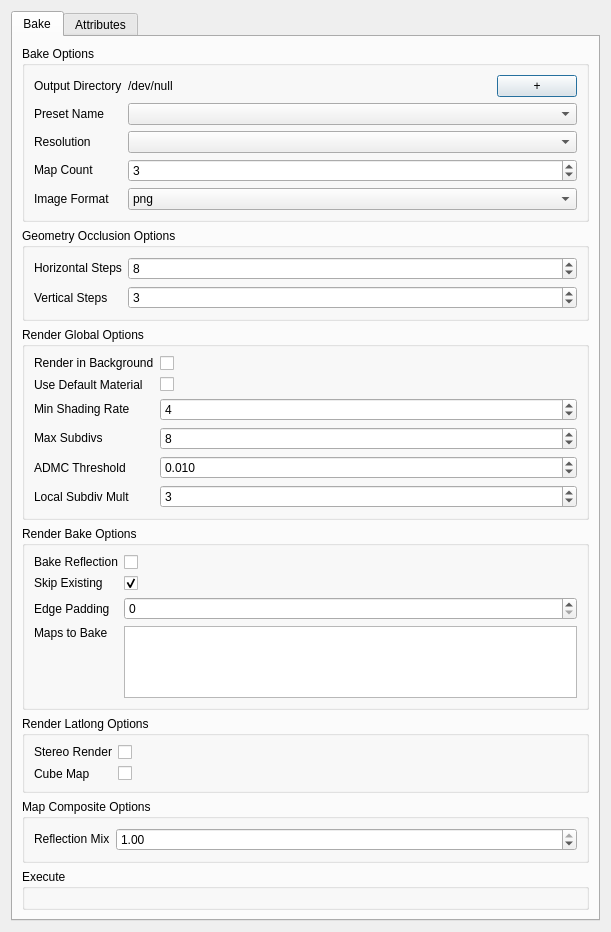
<?xml version="1.0" encoding="UTF-8"?>
<ui version="4.0">
 <class>Dialog</class>
 <widget class="QDialog" name="Dialog">
  <property name="geometry">
   <rect>
    <x>0</x>
    <y>0</y>
    <width>611</width>
    <height>887</height>
   </rect>
  </property>
  <property name="sizePolicy">
   <sizepolicy hsizetype="Expanding" vsizetype="Expanding">
    <horstretch>0</horstretch>
    <verstretch>0</verstretch>
   </sizepolicy>
  </property>
  <property name="windowTitle">
   <string>Dialog</string>
  </property>
  <layout class="QGridLayout" name="gridLayout_4">
   <item row="0" column="0">
    <layout class="QVBoxLayout" name="verticalLayout_3">
     <property name="sizeConstraint">
      <enum>QLayout::SetMinimumSize</enum>
     </property>
     <item>
      <widget class="QTabWidget" name="tab_widget">
       <property name="currentIndex">
        <number>0</number>
       </property>
       <widget class="QWidget" name="bake_tab">
        <property name="sizePolicy">
         <sizepolicy hsizetype="Expanding" vsizetype="Expanding">
          <horstretch>0</horstretch>
          <verstretch>0</verstretch>
         </sizepolicy>
        </property>
        <attribute name="title">
         <string>Bake</string>
        </attribute>
        <layout class="QGridLayout" name="gridLayout_5">
         <item row="0" column="0">
          <layout class="QVBoxLayout" name="bake_tab_layout">
           <property name="sizeConstraint">
            <enum>QLayout::SetMinimumSize</enum>
           </property>
           <item>
            <widget class="QGroupBox" name="bake_group_box">
             <property name="sizePolicy">
              <sizepolicy hsizetype="Expanding" vsizetype="Maximum">
               <horstretch>0</horstretch>
               <verstretch>0</verstretch>
              </sizepolicy>
             </property>
             <property name="minimumSize">
              <size>
               <width>0</width>
               <height>0</height>
              </size>
             </property>
             <property name="title">
              <string>Bake Options</string>
             </property>
             <layout class="QGridLayout" name="gridLayout_8">
              <item row="0" column="0">
               <layout class="QGridLayout" name="bake_grid_layout">
                <property name="sizeConstraint">
                 <enum>QLayout::SetMinimumSize</enum>
                </property>
                <item row="3" column="0">
                 <widget class="QLabel" name="bake_map_count_label">
                  <property name="sizePolicy">
                   <sizepolicy hsizetype="Fixed" vsizetype="Fixed">
                    <horstretch>0</horstretch>
                    <verstretch>0</verstretch>
                   </sizepolicy>
                  </property>
                  <property name="text">
                   <string>Map Count</string>
                  </property>
                 </widget>
                </item>
                <item row="1" column="0">
                 <widget class="QLabel" name="bake_preset_label">
                  <property name="sizePolicy">
                   <sizepolicy hsizetype="Fixed" vsizetype="Fixed">
                    <horstretch>0</horstretch>
                    <verstretch>0</verstretch>
                   </sizepolicy>
                  </property>
                  <property name="text">
                   <string>Preset Name</string>
                  </property>
                 </widget>
                </item>
                <item row="3" column="1" colspan="3">
                 <widget class="QSpinBox" name="bake_map_count_spinbox">
                  <property name="sizePolicy">
                   <sizepolicy hsizetype="Expanding" vsizetype="Fixed">
                    <horstretch>0</horstretch>
                    <verstretch>0</verstretch>
                   </sizepolicy>
                  </property>
                  <property name="value">
                   <number>3</number>
                  </property>
                 </widget>
                </item>
                <item row="2" column="0">
                 <widget class="QLabel" name="bake_resolution_label">
                  <property name="sizePolicy">
                   <sizepolicy hsizetype="Fixed" vsizetype="Fixed">
                    <horstretch>0</horstretch>
                    <verstretch>0</verstretch>
                   </sizepolicy>
                  </property>
                  <property name="text">
                   <string>Resolution</string>
                  </property>
                 </widget>
                </item>
                <item row="0" column="3">
                 <widget class="QPushButton" name="bake_output_dir_increment_button">
                  <property name="sizePolicy">
                   <sizepolicy hsizetype="Fixed" vsizetype="Fixed">
                    <horstretch>0</horstretch>
                    <verstretch>0</verstretch>
                   </sizepolicy>
                  </property>
                  <property name="text">
                   <string>+</string>
                  </property>
                 </widget>
                </item>
                <item row="0" column="0">
                 <widget class="QLabel" name="bake_output_dir_label">
                  <property name="sizePolicy">
                   <sizepolicy hsizetype="Fixed" vsizetype="Fixed">
                    <horstretch>0</horstretch>
                    <verstretch>0</verstretch>
                   </sizepolicy>
                  </property>
                  <property name="text">
                   <string>Output Directory</string>
                  </property>
                 </widget>
                </item>
                <item row="4" column="0">
                 <widget class="QLabel" name="image_format_label">
                  <property name="text">
                   <string>Image Format</string>
                  </property>
                 </widget>
                </item>
                <item row="1" column="1" colspan="3">
                 <widget class="QComboBox" name="bake_preset_combo">
                  <property name="sizePolicy">
                   <sizepolicy hsizetype="Expanding" vsizetype="Fixed">
                    <horstretch>0</horstretch>
                    <verstretch>0</verstretch>
                   </sizepolicy>
                  </property>
                 </widget>
                </item>
                <item row="2" column="1" colspan="3">
                 <widget class="QComboBox" name="bake_resolution_combo">
                  <property name="sizePolicy">
                   <sizepolicy hsizetype="Expanding" vsizetype="Fixed">
                    <horstretch>0</horstretch>
                    <verstretch>0</verstretch>
                   </sizepolicy>
                  </property>
                 </widget>
                </item>
                <item row="0" column="1" colspan="2">
                 <widget class="QLabel" name="bake_output_dir_text">
                  <property name="sizePolicy">
                   <sizepolicy hsizetype="Preferred" vsizetype="Fixed">
                    <horstretch>0</horstretch>
                    <verstretch>0</verstretch>
                   </sizepolicy>
                  </property>
                  <property name="text">
                   <string>/dev/null</string>
                  </property>
                  <property name="textInteractionFlags">
                   <set>Qt::LinksAccessibleByMouse|Qt::TextSelectableByKeyboard|Qt::TextSelectableByMouse</set>
                  </property>
                 </widget>
                </item>
                <item row="4" column="1" colspan="3">
                 <widget class="QComboBox" name="image_format_combo">
                  <item>
                   <property name="text">
                    <string>png</string>
                   </property>
                  </item>
                  <item>
                   <property name="text">
                    <string>exr</string>
                   </property>
                  </item>
                 </widget>
                </item>
               </layout>
              </item>
             </layout>
            </widget>
           </item>
           <item>
            <widget class="QGroupBox" name="bake_occlusion_group_box">
             <property name="sizePolicy">
              <sizepolicy hsizetype="Expanding" vsizetype="Maximum">
               <horstretch>0</horstretch>
               <verstretch>0</verstretch>
              </sizepolicy>
             </property>
             <property name="minimumSize">
              <size>
               <width>0</width>
               <height>0</height>
              </size>
             </property>
             <property name="title">
              <string>Geometry Occlusion Options</string>
             </property>
             <layout class="QGridLayout" name="gridLayout_7">
              <item row="0" column="0">
               <layout class="QGridLayout" name="bake_occlusion_grid_layout">
                <property name="sizeConstraint">
                 <enum>QLayout::SetMinimumSize</enum>
                </property>
                <item row="0" column="0">
                 <widget class="QLabel" name="bake_horizontal_steps_label">
                  <property name="sizePolicy">
                   <sizepolicy hsizetype="Fixed" vsizetype="Fixed">
                    <horstretch>0</horstretch>
                    <verstretch>0</verstretch>
                   </sizepolicy>
                  </property>
                  <property name="text">
                   <string>Horizontal Steps</string>
                  </property>
                 </widget>
                </item>
                <item row="1" column="1">
                 <widget class="QSpinBox" name="bake_vertical_steps_spinbox">
                  <property name="sizePolicy">
                   <sizepolicy hsizetype="Expanding" vsizetype="Fixed">
                    <horstretch>0</horstretch>
                    <verstretch>0</verstretch>
                   </sizepolicy>
                  </property>
                  <property name="value">
                   <number>3</number>
                  </property>
                 </widget>
                </item>
                <item row="0" column="1">
                 <widget class="QSpinBox" name="bake_horizontal_steps_spinbox">
                  <property name="sizePolicy">
                   <sizepolicy hsizetype="Expanding" vsizetype="Fixed">
                    <horstretch>0</horstretch>
                    <verstretch>0</verstretch>
                   </sizepolicy>
                  </property>
                  <property name="value">
                   <number>8</number>
                  </property>
                 </widget>
                </item>
                <item row="1" column="0">
                 <widget class="QLabel" name="bake_vertical_steps_label">
                  <property name="sizePolicy">
                   <sizepolicy hsizetype="Fixed" vsizetype="Preferred">
                    <horstretch>0</horstretch>
                    <verstretch>0</verstretch>
                   </sizepolicy>
                  </property>
                  <property name="text">
                   <string>Vertical Steps</string>
                  </property>
                 </widget>
                </item>
               </layout>
              </item>
             </layout>
            </widget>
           </item>
           <item>
            <widget class="QGroupBox" name="groupBox_3">
             <property name="title">
              <string>Render Global Options</string>
             </property>
             <layout class="QGridLayout" name="gridLayout_14">
              <item row="0" column="0">
               <layout class="QGridLayout" name="gridLayout_11">
                <item row="3" column="0">
                 <widget class="QLabel" name="bake_max_subdivs_label">
                  <property name="sizePolicy">
                   <sizepolicy hsizetype="Fixed" vsizetype="Fixed">
                    <horstretch>0</horstretch>
                    <verstretch>0</verstretch>
                   </sizepolicy>
                  </property>
                  <property name="text">
                   <string>Max Subdivs</string>
                  </property>
                 </widget>
                </item>
                <item row="4" column="1">
                 <widget class="QDoubleSpinBox" name="bake_admc_threshold_spinbox">
                  <property name="decimals">
                   <number>3</number>
                  </property>
                  <property name="minimum">
                   <double>0.001000000000000</double>
                  </property>
                  <property name="maximum">
                   <double>1.000000000000000</double>
                  </property>
                  <property name="singleStep">
                   <double>0.001000000000000</double>
                  </property>
                  <property name="value">
                   <double>0.010000000000000</double>
                  </property>
                 </widget>
                </item>
                <item row="5" column="0">
                 <widget class="QLabel" name="bake_local_subdivs_mult_label">
                  <property name="text">
                   <string>Local Subdiv Mult</string>
                  </property>
                 </widget>
                </item>
                <item row="4" column="0">
                 <widget class="QLabel" name="bake_admc_threshold_label">
                  <property name="text">
                   <string>ADMC Threshold</string>
                  </property>
                 </widget>
                </item>
                <item row="2" column="0">
                 <widget class="QLabel" name="bake_min_shading_rate_label">
                  <property name="sizePolicy">
                   <sizepolicy hsizetype="Fixed" vsizetype="Fixed">
                    <horstretch>0</horstretch>
                    <verstretch>0</verstretch>
                   </sizepolicy>
                  </property>
                  <property name="text">
                   <string>Min Shading Rate</string>
                  </property>
                 </widget>
                </item>
                <item row="2" column="1">
                 <widget class="QSpinBox" name="bake_min_shading_rate_spinbox">
                  <property name="sizePolicy">
                   <sizepolicy hsizetype="Expanding" vsizetype="Fixed">
                    <horstretch>0</horstretch>
                    <verstretch>0</verstretch>
                   </sizepolicy>
                  </property>
                  <property name="value">
                   <number>4</number>
                  </property>
                 </widget>
                </item>
                <item row="0" column="1">
                 <widget class="QCheckBox" name="bake_background_render_checkbox">
                  <property name="sizePolicy">
                   <sizepolicy hsizetype="Expanding" vsizetype="Fixed">
                    <horstretch>0</horstretch>
                    <verstretch>0</verstretch>
                   </sizepolicy>
                  </property>
                  <property name="text">
                   <string/>
                  </property>
                 </widget>
                </item>
                <item row="0" column="0">
                 <widget class="QLabel" name="bake_background_render_label">
                  <property name="sizePolicy">
                   <sizepolicy hsizetype="Fixed" vsizetype="Fixed">
                    <horstretch>0</horstretch>
                    <verstretch>0</verstretch>
                   </sizepolicy>
                  </property>
                  <property name="text">
                   <string>Render in Background</string>
                  </property>
                 </widget>
                </item>
                <item row="5" column="1">
                 <widget class="QSpinBox" name="bake_local_subdivs_mult_spinbox">
                  <property name="minimum">
                   <number>1</number>
                  </property>
                  <property name="maximum">
                   <number>8</number>
                  </property>
                  <property name="value">
                   <number>3</number>
                  </property>
                 </widget>
                </item>
                <item row="3" column="1">
                 <widget class="QSpinBox" name="bake_max_subdivs_spinbox">
                  <property name="sizePolicy">
                   <sizepolicy hsizetype="Expanding" vsizetype="Fixed">
                    <horstretch>0</horstretch>
                    <verstretch>0</verstretch>
                   </sizepolicy>
                  </property>
                  <property name="value">
                   <number>8</number>
                  </property>
                 </widget>
                </item>
                <item row="1" column="1">
                 <widget class="QCheckBox" name="bake_use_default_material_checkbox">
                  <property name="text">
                   <string/>
                  </property>
                 </widget>
                </item>
                <item row="1" column="0">
                 <widget class="QLabel" name="bake_use_default_material_label">
                  <property name="text">
                   <string>Use Default Material</string>
                  </property>
                 </widget>
                </item>
               </layout>
              </item>
             </layout>
            </widget>
           </item>
           <item>
            <widget class="QGroupBox" name="bake_render_group_box">
             <property name="sizePolicy">
              <sizepolicy hsizetype="Expanding" vsizetype="Expanding">
               <horstretch>0</horstretch>
               <verstretch>0</verstretch>
              </sizepolicy>
             </property>
             <property name="title">
              <string>Render Bake Options</string>
             </property>
             <layout class="QGridLayout" name="gridLayout_6">
              <item row="0" column="0">
               <layout class="QGridLayout" name="bake_render_grid_layout">
                <property name="sizeConstraint">
                 <enum>QLayout::SetMinimumSize</enum>
                </property>
                <item row="7" column="0">
                 <widget class="QLabel" name="bake_skip_existing_label">
                  <property name="sizePolicy">
                   <sizepolicy hsizetype="Fixed" vsizetype="Fixed">
                    <horstretch>0</horstretch>
                    <verstretch>0</verstretch>
                   </sizepolicy>
                  </property>
                  <property name="text">
                   <string>Skip Existing</string>
                  </property>
                 </widget>
                </item>
                <item row="0" column="2">
                 <widget class="QCheckBox" name="bake_reflection_checkbox">
                  <property name="sizePolicy">
                   <sizepolicy hsizetype="Expanding" vsizetype="Fixed">
                    <horstretch>0</horstretch>
                    <verstretch>0</verstretch>
                   </sizepolicy>
                  </property>
                  <property name="text">
                   <string/>
                  </property>
                 </widget>
                </item>
                <item row="0" column="0">
                 <widget class="QLabel" name="bake_reflection_label">
                  <property name="sizePolicy">
                   <sizepolicy hsizetype="Fixed" vsizetype="Fixed">
                    <horstretch>0</horstretch>
                    <verstretch>0</verstretch>
                   </sizepolicy>
                  </property>
                  <property name="text">
                   <string>Bake Reflection</string>
                  </property>
                 </widget>
                </item>
                <item row="7" column="2">
                 <widget class="QCheckBox" name="bake_skip_existing_checkbox">
                  <property name="sizePolicy">
                   <sizepolicy hsizetype="Expanding" vsizetype="Fixed">
                    <horstretch>0</horstretch>
                    <verstretch>0</verstretch>
                   </sizepolicy>
                  </property>
                  <property name="text">
                   <string/>
                  </property>
                  <property name="checked">
                   <bool>true</bool>
                  </property>
                 </widget>
                </item>
                <item row="9" column="0">
                 <layout class="QVBoxLayout" name="maps_to_bake_layout">
                  <item>
                   <widget class="QLabel" name="bake_maps_to_bake_label">
                    <property name="sizePolicy">
                     <sizepolicy hsizetype="Preferred" vsizetype="Fixed">
                      <horstretch>0</horstretch>
                      <verstretch>0</verstretch>
                     </sizepolicy>
                    </property>
                    <property name="layoutDirection">
                     <enum>Qt::LeftToRight</enum>
                    </property>
                    <property name="text">
                     <string>Maps to Bake</string>
                    </property>
                   </widget>
                  </item>
                  <item>
                   <spacer name="bake_maps_to_bake_spacer">
                    <property name="orientation">
                     <enum>Qt::Vertical</enum>
                    </property>
                    <property name="sizeHint" stdset="0">
                     <size>
                      <width>20</width>
                      <height>40</height>
                     </size>
                    </property>
                   </spacer>
                  </item>
                 </layout>
                </item>
                <item row="9" column="2">
                 <widget class="QListWidget" name="bake_maps_to_bake_listwidget"/>
                </item>
                <item row="8" column="0">
                 <widget class="QLabel" name="label">
                  <property name="text">
                   <string>Edge Padding</string>
                  </property>
                 </widget>
                </item>
                <item row="8" column="2">
                 <widget class="QSpinBox" name="edge_padding_spinbox"/>
                </item>
               </layout>
              </item>
             </layout>
            </widget>
           </item>
           <item>
            <widget class="QGroupBox" name="groupBox_2">
             <property name="title">
              <string>Render Latlong Options</string>
             </property>
             <layout class="QGridLayout" name="gridLayout_16">
              <item row="1" column="0">
               <layout class="QGridLayout" name="gridLayout_15">
                <item row="0" column="1">
                 <widget class="QCheckBox" name="bake_stereo_render_checkbox">
                  <property name="text">
                   <string/>
                  </property>
                 </widget>
                </item>
                <item row="0" column="0">
                 <widget class="QLabel" name="bake_stereo_render_label">
                  <property name="sizePolicy">
                   <sizepolicy hsizetype="Fixed" vsizetype="Fixed">
                    <horstretch>0</horstretch>
                    <verstretch>0</verstretch>
                   </sizepolicy>
                  </property>
                  <property name="text">
                   <string>Stereo Render</string>
                  </property>
                 </widget>
                </item>
                <item row="1" column="0">
                 <widget class="QLabel" name="bake_cube_map_label">
                  <property name="text">
                   <string>Cube Map</string>
                  </property>
                 </widget>
                </item>
                <item row="1" column="1">
                 <widget class="QCheckBox" name="bake_cube_map_checkbox">
                  <property name="text">
                   <string/>
                  </property>
                 </widget>
                </item>
               </layout>
              </item>
             </layout>
            </widget>
           </item>
           <item>
            <widget class="QGroupBox" name="groupBox">
             <property name="title">
              <string>Map Composite Options</string>
             </property>
             <layout class="QGridLayout" name="gridLayout_13">
              <item row="0" column="0">
               <layout class="QGridLayout" name="gridLayout_12">
                <item row="0" column="0">
                 <widget class="QLabel" name="bake_reflection_mix_label">
                  <property name="sizePolicy">
                   <sizepolicy hsizetype="Fixed" vsizetype="Fixed">
                    <horstretch>0</horstretch>
                    <verstretch>0</verstretch>
                   </sizepolicy>
                  </property>
                  <property name="text">
                   <string>Reflection Mix</string>
                  </property>
                 </widget>
                </item>
                <item row="0" column="1">
                 <widget class="QDoubleSpinBox" name="bake_reflection_mix_spinbox">
                  <property name="maximum">
                   <double>1.000000000000000</double>
                  </property>
                  <property name="singleStep">
                   <double>0.010000000000000</double>
                  </property>
                  <property name="value">
                   <double>1.000000000000000</double>
                  </property>
                 </widget>
                </item>
               </layout>
              </item>
             </layout>
            </widget>
           </item>
           <item>
            <widget class="QGroupBox" name="bake_execution_group_box">
             <property name="title">
              <string>Execute</string>
             </property>
             <layout class="QGridLayout" name="gridLayout_9">
              <item row="0" column="0">
               <layout class="QVBoxLayout" name="bake_execution_layout">
                <property name="spacing">
                 <number>4</number>
                </property>
               </layout>
              </item>
             </layout>
            </widget>
           </item>
          </layout>
         </item>
        </layout>
       </widget>
       <widget class="QWidget" name="attr_tab">
        <property name="sizePolicy">
         <sizepolicy hsizetype="Expanding" vsizetype="Expanding">
          <horstretch>0</horstretch>
          <verstretch>0</verstretch>
         </sizepolicy>
        </property>
        <attribute name="title">
         <string>Attributes</string>
        </attribute>
        <layout class="QGridLayout" name="gridLayout">
         <item row="2" column="0">
          <widget class="QGroupBox" name="attr_clear_group_box">
           <property name="title">
            <string>Clear Attributes</string>
           </property>
           <layout class="QGridLayout" name="gridLayout_2">
            <item row="0" column="0">
             <layout class="QVBoxLayout" name="attr_clear_layout"/>
            </item>
           </layout>
          </widget>
         </item>
         <item row="1" column="0">
          <widget class="QGroupBox" name="attr_select_group_box">
           <property name="title">
            <string>Select Attributes</string>
           </property>
           <layout class="QGridLayout" name="gridLayout_3">
            <item row="2" column="0">
             <layout class="QVBoxLayout" name="attr_select_layout"/>
            </item>
           </layout>
          </widget>
         </item>
         <item row="3" column="0">
          <spacer name="attr_tab_spacer">
           <property name="orientation">
            <enum>Qt::Vertical</enum>
           </property>
           <property name="sizeHint" stdset="0">
            <size>
             <width>20</width>
             <height>40</height>
            </size>
           </property>
          </spacer>
         </item>
         <item row="0" column="0">
          <widget class="QGroupBox" name="attr_set_group_box">
           <property name="title">
            <string>Set Attributes</string>
           </property>
           <layout class="QGridLayout" name="gridLayout_10">
            <item row="6" column="0">
             <layout class="QVBoxLayout" name="attr_set_layout"/>
            </item>
           </layout>
          </widget>
         </item>
        </layout>
       </widget>
      </widget>
     </item>
    </layout>
   </item>
  </layout>
 </widget>
 <tabstops>
  <tabstop>tab_widget</tabstop>
  <tabstop>bake_output_dir_increment_button</tabstop>
  <tabstop>bake_preset_combo</tabstop>
  <tabstop>bake_resolution_combo</tabstop>
  <tabstop>bake_map_count_spinbox</tabstop>
  <tabstop>bake_horizontal_steps_spinbox</tabstop>
  <tabstop>bake_vertical_steps_spinbox</tabstop>
  <tabstop>bake_background_render_checkbox</tabstop>
  <tabstop>bake_use_default_material_checkbox</tabstop>
  <tabstop>bake_min_shading_rate_spinbox</tabstop>
  <tabstop>bake_max_subdivs_spinbox</tabstop>
  <tabstop>bake_admc_threshold_spinbox</tabstop>
  <tabstop>bake_local_subdivs_mult_spinbox</tabstop>
  <tabstop>bake_reflection_checkbox</tabstop>
  <tabstop>bake_skip_existing_checkbox</tabstop>
  <tabstop>bake_maps_to_bake_listwidget</tabstop>
  <tabstop>bake_stereo_render_checkbox</tabstop>
  <tabstop>bake_reflection_mix_spinbox</tabstop>
 </tabstops>
 <resources/>
 <connections/>
</ui>
